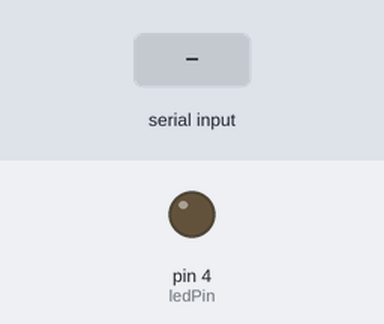
The sketch below on a simulated Arduino Uno, built with avr-gcc and run on an emulated ATmega328P. Parts: output pins drawn as LEDs (lit = HIGH). Inputs (shaded band) come from the test bench. What the sketch prints to the serial monitor is not drawn.

Above: at 1.2 s.
1.3 s: "90 45\n" received over Serial
At 1.45 s:
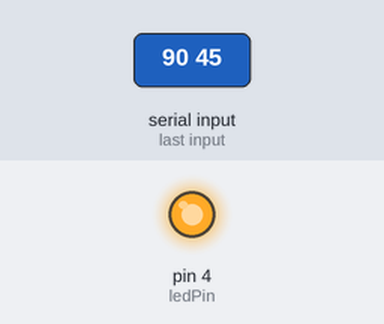
Timing chart, 0 to 10.0 s (numbered marks = the images above; inputs shaded):
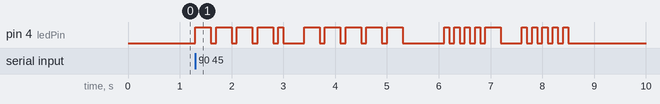

Measured:
- after the input at 1.3 s, pin 4 (ledPin): LOW → HIGH at once, → LOW 0.30 s later, → HIGH 0.10 s later, → LOW 0.30 s later, … (40 changes in this stretch)

The sketch:

morsecode.ino
```cpp
char* letters[] = { ".-", "-...", "-.-.", "-..", ".", // A-I
"..-.", "--.", "....", "..", ".---", "-.-", ".-..", "--", "-.", // J-R
"---", ".--.", "--.-", ".-.", "...", "-", "..-", "...-", ".--", // S-Z
"-..-", "-.--", "--.." };

char* numbers[] = { "-----", ".----", "..---", "...--", "....-", ".....", "-....", "--...", "---..", "----."};

const int dotDelay = 100;
const int ledPin = 4;

void setup() {
  // put your setup code here, to run once:
  pinMode(ledPin, OUTPUT);
  Serial.begin(9600);
  Serial.println("Input: ");
}

void loop() {
  // put your main code here, to run repeatedly:
  char ch;
  if (Serial.available() > 0) {
    ch = Serial.read();
    if (ch >= 'a' && ch <= 'z' ) {
      flashSequence(letters[ch - 'a']);
    } else if (ch >= 'A' && ch <= 'Z') {
      flashSequence(letters[ch - 'A']);
    } else if (ch >= '0' && ch <= '9') {
      flashSequence(numbers[ch - '0']);
    } else if (ch == ' ') {
      delay(dotDelay * 4);
    }
  }
}

void flashSequence(char* sequence) {
  int i = 0;
  while (sequence[i] != '\0'){
    flashDotOrDash(sequence[i]);
    i++;
  }
  delay(dotDelay * 3);
}

void flashDotOrDash(char dotOrDash) {
  digitalWrite(ledPin, HIGH);
  if (dotOrDash == '.') {
    delay(dotDelay);
  } else {
    delay(dotDelay * 3);
  }
  digitalWrite(ledPin, LOW);
  delay(dotDelay);
}
```
